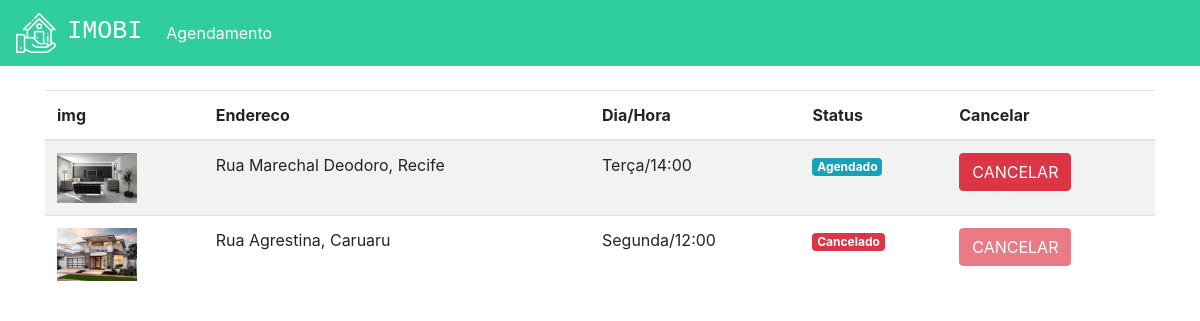
The app's page /agendamentos (signed in) with its own data.
### plataforma/models.py (models this page shows, shortened)
class Visitas(models.Model):
    choices = (('S', 'Segunda'),
                ('T', 'Terça'),
                ('Q', 'Quarta'),
                ('QI', 'Quinta'),
                ('SE', 'Sexta'),
                ('SA', 'Sabado'),
                ('D', 'Domingo'))
    choices_status = (('A', 'Agendado'),
                      ('F', 'Finalizado'),
                      ('C', 'Cancelado'))
    imovel = models.ForeignKey(Imovei, on_delete=models.DO_NOTHING)
    usuario = models.ForeignKey(User, on_delete=models.DO_NOTHING)
    dia = models.CharField(max_length=20)
    horario = models.TimeField()
    status = models.CharField(max_length=1, choices=choices_status, default="A")

class Imovei(models.Model):
    choices = (('V', 'Venda'),
               ('A', 'Aluguel'))
    choices_imovel = (('A', 'Apartamento'),
                      ('C', 'Casa'))
    imagens = models.ManyToManyField(Imagem)
    valor = models.FloatField()
    quartos = models.IntegerField()
    tamanho = models.FloatField()
    cidade = models.ForeignKey(Cidade, on_delete=models.DO_NOTHING)
    rua = models.CharField(max_length=50)
    tipo = models.CharField(max_length=1, choices=choices)
    tipo_imovel = models.CharField(max_length=1, choices=choices_imovel)
    numero = models.IntegerField()
    descricao = models.TextField()
    dias_visita = models.ManyToManyField(DiasVisita)
    horarios = models.ManyToManyField(Horario)

class Imagem(models.Model):
    img = models.ImageField(upload_to='img')
    def __str__(self) -> str:
        return self.img.url

class Cidade(models.Model):
    nome = models.CharField(max_length=30)
    def __str__(self) -> str:
        return self.nome

### plataforma/views.py (the view)
# urls.py: path('agendamentos', views.agendamentos, name="agendamentos"),
def agendamentos(request):
    visitas = Visitas.objects.filter(usuario=request.user)
    return render(request, "agendamentos.html", {'visitas': visitas})

### plataforma/templates/agendamentos.html (shortened to what this page needs)
{% extends 'base.html' %}
{% load static %}
{% block 'head' %}
<link rel="stylesheet" href="{% static 'plataforma/css/home.css' %}">
{% endblock  %}
{% block 'body' %}
    <div class="container">
        <br>
        <table class="table table-striped">
        <thead>
            <tr>
                <th scope="col">img</th>
                <th scope="col">Endereco</th>
                <th scope="col">Dia/Hora</th>
                <th scope="col">Status</th>
                <th scope="col">Cancelar</th>
            </tr>
        </thead>
        <tbody>
            {% for visita in visitas %}
                <tr>
                    <th><img width="80" src="{{visita.imovel.imagens.all.0}}"></th>
                    <td>{{visita.imovel.rua}}, {{visita.imovel.cidade}}</td>
                    <td>{{visita.dia}}/{{visita.horario}}</td>
                    <td>
                        {% if visita.status == "A" %}
                            <span class="badge badge-info">Agendado</span>
                        {% endif %}
                        {% if visita.status == "C" %}
                            <span class="badge badge-danger">Cancelado</span>
                        {% endif %}
                    </td>
                    <td>
                        {% if visita.status == "A" %}
                            <a href="{% url 'cancelar_agendamento' visita.id %}" class="btn btn-danger">CANCELAR</a>
                        {% else %}
                            <a href="" class="btn btn-danger disabled">CANCELAR</a>
                        {% endif %}
                    </td>
                </tr>
            {% endfor %}
        </tbody>
    </table>
    </div>
{% endblock  %}

### records on screen
Visitas: imovel.imagens.all.0 (picture), imovel.rua "Rua Marechal Deodoro", imovel.cidade "Recife", dia "Terça", horario "14:00", status "Agendado"
Visitas: imovel.imagens.all.0 (picture), imovel.rua "Rua Agrestina", imovel.cidade "Caruaru", dia "Segunda", horario "12:00", status "Cancelado"
